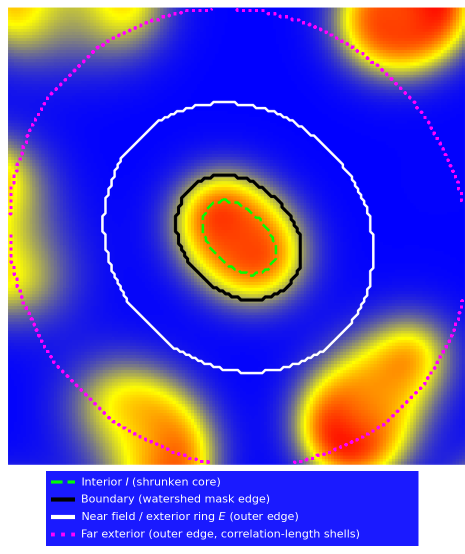
#> input picture src/TeX/figures/schematic_left.png, 930 x 1108 px, found by its file name (shown at 1/2 size)
$ python make_figure2.py ../TeX/figures/schematic_left.png
#> lines starting #> are read from the running program, lines starting #| are printed output that depends on the picture
"""Figure 2 of the paper: left = the field snapshot with the interior, boundary and exterior rings (src/TeX/figures/schematic_left.png,
the left half of the earlier hand-made figure), right = the blanket diagram, drawn here.
Writes figure2_blanket.png in the current folder (build/).   Option --lines draws plain lines instead of two-way arrows."""
import os
import sys
import matplotlib
matplotlib.use("Agg")
import matplotlib.pyplot as plt
import matplotlib.image as mpimg
from matplotlib.patches import FancyBboxPatch, Rectangle, FancyArrowPatch

LINES = "--lines" in sys.argv
GREEN = ("#f0fff0", "#006400"); ORANGE = ("#ffefd5", "#8b4513"); BLUE = ("#f0f8ff", "#4682b4"); RED = "#dc143c"
X = {"I": 0.17, "B": 0.5, "E": 0.83}
FS = 0.8   # font scale: the right half is narrower than the candidate sheet

def node(ax, key, y, label, face_edge):
    f, e = face_edge
    ax.add_patch(FancyBboxPatch((X[key] - 0.055, y - 0.07), 0.11, 0.14, boxstyle="round,pad=0.005,rounding_size=0.02", fc=f, ec=e, lw=2))
    ax.text(X[key], y, label, ha="center", va="center", fontsize=15 * FS, style="italic", fontweight="bold" if key == "B" else None)

def outer(ax, x0, x1, y, text):
    ax.add_patch(Rectangle((x0, y - 0.19), x1 - x0, 0.33, fill=False, ec="gray", ls="--", lw=1.2))
    ax.text((x0 + x1) / 2, y + 0.17, text, ha="center", fontsize=8.5 * FS, color="dimgray")

def link(ax, a, b, y):
    xa = X[a] + (0.06 if X[a] < X[b] else -0.06); xb = X[b] + (-0.06 if X[a] < X[b] else 0.06)
    ax.add_patch(FancyArrowPatch((xa, y), (xb, y), arrowstyle="-" if LINES else "<|-|>", mutation_scale=16, color="black", lw=1.8, shrinkA=0, shrinkB=0))

def red_arc(ax, y):
    ax.add_patch(FancyArrowPatch((X["I"], y - 0.22), (X["E"], y - 0.22), connectionstyle="arc3,rad=0.2",
                 arrowstyle="-" if LINES else "<|-|>", mutation_scale=16, color=RED, lw=2, ls="--", shrinkA=2, shrinkB=2))

def panel(ax, kind):
    ax.set_xlim(0, 1); ax.set_ylim(-0.14, 1); ax.axis("off")
    y = 0.58
    outer(ax, 0.06, 0.28, y, r"$\mu_{\rm full}$ (full internal state)"); outer(ax, 0.72, 0.94, y, r"$\eta_{\rm full}$ (full external state)")
    node(ax, "I", y, "I", GREEN); node(ax, "B", y, "B", ORANGE); node(ax, "E", y, "E", BLUE)
    ax.text(X["I"], y - 0.14, r"$I\subsetneq\mu_{\rm full}$", ha="center", fontsize=10 * FS)
    ax.text(X["B"], y - 0.14, r"$(\Phi_u,\Phi_v)$", ha="center", fontsize=10 * FS)
    ax.text(X["E"], y - 0.14, r"$E\subsetneq\eta_{\rm full}$", ha="center", fontsize=10 * FS)
    link(ax, "I", "B", y); link(ax, "B", "E", y)
    if kind == "hyp":
        ax.text(0.5, 0.22, r"hypothesized: $I \perp E \mid B$", ha="center", fontsize=12 * FS)
    else:
        red_arc(ax, y)
        ax.text(0.5, 0.0, r"observed: $\neg\,(I \perp E \mid B)$", ha="center", fontsize=12 * FS, color=RED, fontweight="bold")
        ax.text(0.5, -0.09, "dashed: dependence that remains after conditioning on B", ha="center", fontsize=8.5 * FS, color="dimgray")

W, H, DPI = 1860, 1108, 200          # same size as the earlier figure, so the page layout does not change
left = mpimg.imread(os.path.join(os.environ.get("TOP", "."), "src", "TeX", "figures", "schematic_left.png"))
#> left is the input picture: shape (1108, 930, 3) float32; mean R, G, B 0.369, 0.314, 0.737
fig = plt.figure(figsize=(W / DPI, H / DPI), dpi=DPI)
axl = fig.add_axes([0, 0, left.shape[1] / W, 1]); axl.imshow(left, aspect="auto"); axl.axis("off")
x0 = 1000 / W
for kind, (b, h, title) in {"hyp": (0.5, 0.5, "Markov blanket hypothesis"), "find": (0.0, 0.5, "What we find")}.items():
    ax = fig.add_axes([x0, b, 1 - x0, h * 0.86]); panel(ax, kind)
    fig.text(x0 + (1 - x0) / 2, b + h * 0.93, title, ha="center", fontsize=14 * FS, fontweight="bold")
fig.savefig("figure2_blanket.png", dpi=DPI)
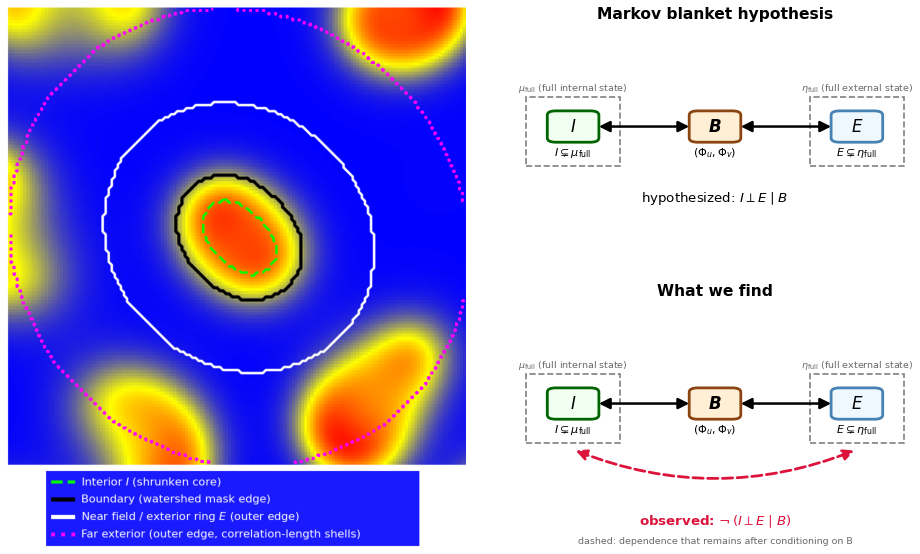
#> figure drawn by matplotlib, 3 panels
